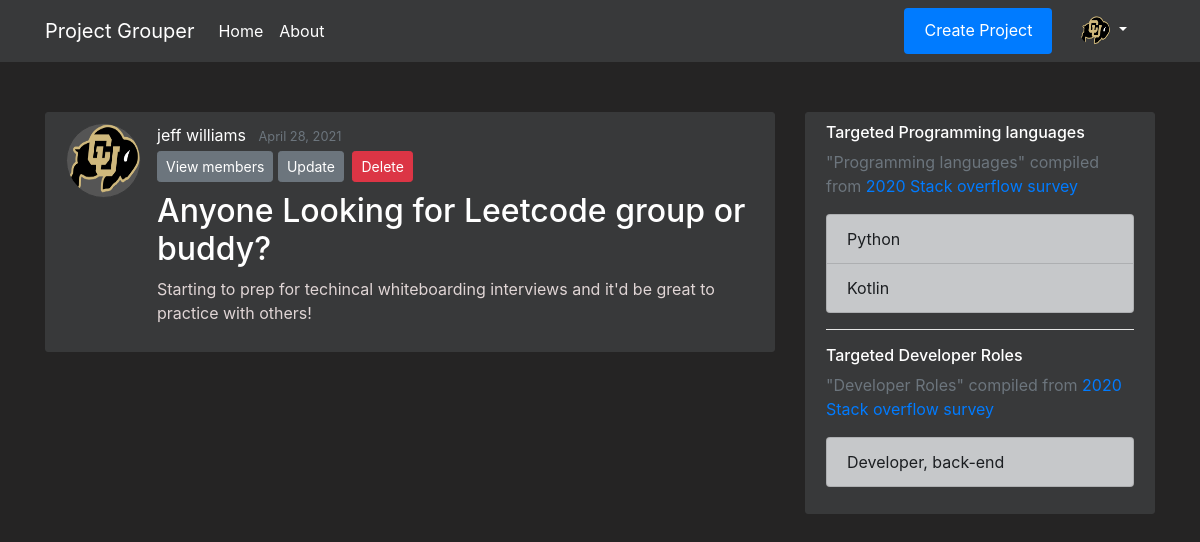
The page /projects/2 (signed in) on the database its author committed.
### flaskapp/models.py (models this page shows, shortened)
class Users(db.Model, UserMixin):
    __tablename__ = 'user'
    id = db.Column(db.Integer, primary_key=True, nullable=False)
    first_name = db.Column(db.String(20), nullable=False)
    last_name = db.Column(db.String(20), nullable=False)
    email = db.Column(db.String(50), unique=True, nullable=False)
    password = db.Column(db.String(20), nullable=False)
    profile_image = db.Column(db.String(20), nullable=False, default="Portrait_Placeholder.png")
    date_joined = db.Column(db.DateTime, nullable=False, default=datetime.utcnow)
    is_moderator = db.Column(db.Boolean, default=False, nullable=False)
    languages = db.relationship('Languages', secondary=UserLanguages, lazy='subquery', backref="get_users")
    careers = db.relationship('Careers', secondary=UserCareers, lazy='subquery', backref="get_users")

class Projects(db.Model):
    __tablename__ = 'project'
    id = db.Column(db.Integer, primary_key=True, nullable=False)
    name = db.Column(db.String(250), unique=True, nullable=False)
    desc = db.Column(db.String(500), unique=False, nullable=False)
    creation_timestamp = db.Column(db.DateTime, nullable=False, default=datetime.utcnow)
    start_date = db.Column(db.DateTime, nullable=True, default=datetime.utcnow)
    target_end_date = db.Column(db.DateTime, nullable=True, default=datetime.utcnow)
    owner_id = db.Column(db.Integer, db.ForeignKey('user.id'), nullable=False, default=1)
    owner = db.relationship("Users", foreign_keys=owner_id, backref="owned_projects", uselist=False)
    members = db.relationship('Users', secondary=UserProjects, lazy='subquery', backref="get_projects")
    languages = db.relationship('Languages', secondary=ProjectLanguages, lazy='subquery', backref="get_projects")
    careers = db.relationship('Careers', secondary=ProjectCareers, lazy='subquery', backref="get_projects")

class Languages(db.Model):
    __tablename__ = 'language'
    id = db.Column(db.Integer, primary_key=True, nullable=False)
    name = db.Column(db.String(50), unique=True, nullable=False)
    desc = db.Column(db.String(250), nullable=False, default="wikisnippet")
    image = db.Column(db.String(20), nullable=False, default="language.jpg")

class Careers(db.Model):
    __tablename__ = 'career'
    id = db.Column(db.Integer, primary_key=True, nullable=False)
    name = db.Column(db.String(100), unique=True, nullable=False)
    desc = db.Column(db.String(250), nullable=False, default="wikisnippet")
    image = db.Column(db.String(20), nullable=False, default="career.jpg")

### flaskapp/routes.py (the view)
@app.route("/projects/<int:project_id>")
def project(project_id):
    current_project = Projects.query.get_or_404(project_id)
    return render_template('project.html', title=current_project.name, current_project=current_project)

### flaskapp/models.py (called while the page is built)
@login_manager.user_loader
def load_user(user_id):
    return Users.query.get(int(user_id))

### flaskapp/templates/project.html (shortened to what this page needs)
{% extends "layout.html" %}
{% block content %}
    <article class="media content-section">
        <img class="rounded-circle article-img" src="{{ url_for('static', filename='profile_pics/' + current_project.owner.profile_image) }}">
        <div class="media-body">
            <div class="article-metadata">
                <a class="mr-2" href="#">{{ current_project.owner.first_name }} {{ current_project.owner.last_name }}</a>
                <small class="text-muted">{{ current_project.creation_timestamp.strftime('%B %d, %Y') }}</small>
                <div>
                    <button type="button" class="btn btn-secondary btn-sm mt-1 mb-1" data-toggle="modal" data-target="#viewProjectMembers">View members</button>
                {% if current_project.owner == current_user %}
                    <a class="btn btn-secondary btn-sm mt-1 mb-1" href="{{ url_for('update_project', project_id=current_project.id) }}">Update</a>
                    <button type="button" class="btn btn-danger btn-sm m-1" data-toggle="modal" data-target="#deleteModal">Delete</button>
                {% endif %}
                </div>
            </div>
            <h2 class="article-title ">{{ current_project.name }}</h2>
            <p class="article-content">{{ current_project.desc }}</p>
        </div>
    </article>
        <body class=dark>
            </body>
        <body class=dark>
            </body>
{% endblock content %}
{% block sidebar %}
<div class="col-md-4">
    <div class="content-section">
      <h6>Targeted Programming languages</h6>
      <p class='text-muted'> "Programming languages" compiled from <a href="https://insights.stackoverflow.com/survey/2019#technology">2020 Stack overflow survey </a>
        <ul class="list-group">
        {% for language in current_project.languages %}
          <li class="list-group-item list-group-item-dark">{{ language.name }} </li>
        {% endfor %}
        </ul>
      </p>
      <hr color="white">
      <h6>Targeted Developer Roles</h6>
      <p class='text-muted'> "Developer Roles" compiled from <a href="https://insights.stackoverflow.com/survey/2020#developer-profile-developer-type-all-respondents">2020 Stack overflow survey </a>
        <ul class="list-group">
        {% for career in current_project.careers %}
          <li class="list-group-item list-group-item-dark">{{ career.name }} </li>
        {% endfor %}
        </ul>
      </p>
    </div>
</div>
{% endblock sidebar %}

### flaskapp/templates/layout.html (shortened to what this page needs)
<!DOCTYPE html>
<html lang="en">
<head>
    <link rel="stylesheet" href="https://maxcdn.bootstrapcdn.com/bootstrap/4.0.0/css/bootstrap.min.css">
    <link rel="stylesheet" type="text/css" href="{{ url_for('static', filename='/main.css') }}">
</head>
<body>
    <header class="site-header">
        <nav class="navbar navbar-expand-md navbar-dark bg-steel fixed-top">
            <div class="container">
                <a class="navbar-brand" href="/"> Project Grouper </a>
                <div class="collapse navbar-collapse" id="navbarToggle">
                    <div class="navbar-nav mr-auto">
                        <a class="nav-item nav-link" href="{{ url_for('home') }}">Home</a>
                        <a class="nav-item nav-link" href="{{ url_for('about') }}">About</a>
                    </div>
                    <div class="navbar-nav">
                        {% if current_user.is_authenticated %}
                            <a class="btn btn-primary btn-sml" href="{{ url_for('new_project') }}">Create Project</a>
                            <li class="nav-item dropdown">
                                <a class="nav-link dropdown-toggle" href="#" id="navbarDropdownMenuLink" role="button" data-toggle="dropdown" aria-haspopup="true" aria-expanded="false">
                                    <img src="{{ url_for('static', filename='profile_pics/' + current_user.profile_image) }}" width="30" height="30" class="rounded-circle">
                                </a>
                        {% else %}
                            <a class="nav-item nav-link" href="{{ url_for('login') }}">Login</a>
                            <a class="nav-item nav-link" href="{{ url_for('register') }}">Register</a>
                        {% endif %}
                    </div>
                </div>
            </div>
        </nav>
    </header>
    <main role="main" class="container">
      <div class="row">
        <div class="col-md-8">
          {% block content %}
          {% endblock %}
        </div>
        {% block sidebar %}
        {% endblock %}
      </div>
    </main>
</body>
</html>

### flaskapp/static/main.css (style rules this page uses)
.btn-primary { border: none; color: #ffffff; padding: 10px 20px; cursor: pointer; }
.navbar-nav > li { padding-left:20px; padding-right:20px; }
body { background: #252424; color: #e0d5d5; margin-top: 7rem; }
h1, h2, h3, h4, h5, h6 { color: #ffffff; }
.mr-2 { color: #ffffff; }
.bg-steel { background-color: #38393a; }
.site-header .navbar-nav .nav-link { color: #ffffff; }
.content-section { background: #38393a; padding: 10px 20px; border: 1px solid #38393a; border-radius: 3px; margin-bottom: 20px; }
.article-title { color: #ffffff; }
.article-content { white-space: pre-line; }
.article-img { height: 75px; width: 75px; margin-right: 16px; border: 1px solid #38393a; background:#555555; }
.article-metadata { padding-bottom: 1px; margin-bottom: 4px; border-bottom: 1px solid #38393a; }

### rows shown on the page
Users: profile_image (picture), owner.first_name "jeff", owner.last_name "williams"
Projects: creation_timestamp "April 28, 2021", name "Anyone Looking for Leetcode group or buddy?", desc "Starting to prep for techincal whiteboarding interviews and it'd be great to practice with others!"
Languages: name "Python"
Languages: name "Kotlin"
Careers: name "Developer, back-end"
